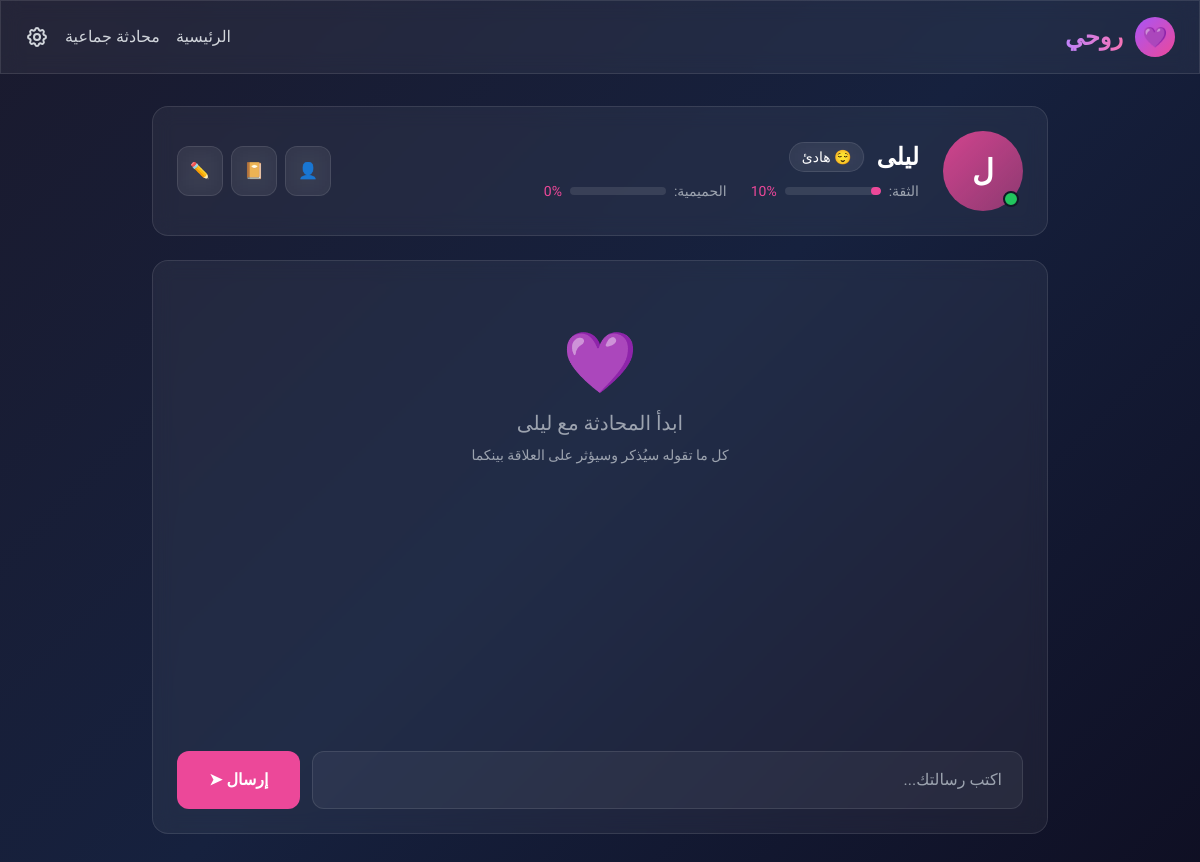
Page /chat/layla on the committed database.
### tables this page shows
CREATE TABLE characters (
        id TEXT PRIMARY KEY,
        name TEXT NOT NULL,
        age INTEGER,
        gender TEXT,
        avatar_color TEXT DEFAULT '#8B5CF6',
        personality_openness REAL DEFAULT 0.5,
        personality_conscientiousness REAL DEFAULT 0.5,
        personality_extraversion REAL DEFAULT 0.5,
        personality_agreeableness REAL DEFAULT 0.5,
        personality_neuroticism REAL DEFAULT 0.5,
        communication_style TEXT DEFAULT 'balanced',
        speaking_tone TEXT DEFAULT 'friendly',
        humor_level REAL DEFAULT 0.5,
        deep_fears TEXT DEFAULT '[]',
        hidden_dreams TEXT DEFAULT '[]',
        past_wounds TEXT DEFAULT '[]',
        core_values TEXT DEFAULT '[]',
        breaking_point TEXT DEFAULT '',
        locked_secrets TEXT DEFAULT '[]',
        backstory TEXT DEFAULT '',
        current_mood TEXT DEFAULT 'neutral',
        mood_intensity REAL DEFAULT 0.5,
        trust_level REAL DEFAULT 0.1,
        intimacy_level REAL DEFAULT 0.0,
        total_messages INTEGER DEFAULT 0,
        created_at TIMESTAMP DEFAULT CURRENT_TIMESTAMP,
        last_interaction TIMESTAMP
    );

### app.py (the view)
@app.route('/chat/<char_id>')
def chat_page(char_id):
    db = get_db()
    c = db.cursor()
    c.execute('SELECT * FROM characters WHERE id = ?', (char_id,))
    character = c.fetchone()
    if not character:
        return "شخصية غير موجودة", 404
    c.execute('SELECT * FROM messages WHERE character_id = ? ORDER BY created_at', (char_id,))
    messages = [dict(row) for row in c.fetchall()]
    return render_template('chat.html', character=dict(character), messages=messages)

### app.py (called while the page is built)
def get_db():
    db = getattr(g, '_database', None)
    if db is None:
        db = g._database = sqlite3.connect(DATABASE)
        db.row_factory = sqlite3.Row
    return db

@app.teardown_appcontext
def close_connection(exception):
    db = getattr(g, '_database', None)
    if db is not None:
        db.close()

### templates/chat.html (shortened to what this page needs)
{% extends "base.html" %}
{% block content %}
<div class="max-w-4xl mx-auto">
    <div class="glass rounded-2xl p-6 mb-6">
        <div class="flex items-center gap-6">
            <div class="w-20 h-20 rounded-full flex items-center justify-center text-3xl font-bold relative shrink-0"
                 style="background: linear-gradient(135deg, {{ character.avatar_color }}dd, {{ character.avatar_color }}88);">
                {{ character.name[0] }}
                <span class="absolute bottom-1 right-1 w-4 h-4 bg-green-500 rounded-full border-2 border-gray-900"></span>
            </div>
            <div class="flex-1">
                <div class="flex items-center gap-3 mb-2">
                    <h1 class="text-2xl font-bold">{{ character.name }}</h1>
                    <span class="glass px-3 py-1 rounded-full text-sm" id="mood-badge">
                        {% if character.current_mood == 'happy' %}😊 سعيد
                        {% elif character.current_mood == 'sad' %}😢 حزين
                        {% elif character.current_mood == 'thoughtful' %}🤔 متأمل
                        {% elif character.current_mood == 'playful' %}😜 مرح
                        {% elif character.current_mood == 'anxious' %}😰 قلق
                        {% elif character.current_mood == 'dreamy' %}✨ حالم
                        {% elif character.current_mood == 'contemplative' %}💭 تأملي
                        {% elif character.current_mood == 'melancholic' %}🌧️ كئيب
                        {% else %}😌 هادئ{% endif %}
                    </span>
                </div>
                <div class="flex gap-6">
                    <div class="flex items-center gap-2">
                        <span class="text-gray-400 text-sm">الثقة:</span>
                        <div class="w-24 h-2 bg-white/10 rounded-full overflow-hidden">
                            <div id="trust-bar" class="h-full rounded-full transition-all duration-500"
                                 style="width: {{ character.trust_level * 100 }}%; background: {{ character.avatar_color }};"></div>
                        </div>
                        <span id="trust-value" class="text-sm" style="color: {{ character.avatar_color }}">{{ (character.trust_level * 100)|int }}%</span>
                    </div>
                    <div class="flex items-center gap-2">
                        <span class="text-gray-400 text-sm">الحميمية:</span>
                        <div class="w-24 h-2 bg-white/10 rounded-full overflow-hidden">
                        </div>
                        <span id="intimacy-value" class="text-sm" style="color: {{ character.avatar_color }}">{{ (character.intimacy_level * 100)|int }}%</span>
                    </div>
                </div>
            </div>
            <div class="flex gap-2">
                <a href="/character/{{ character.id }}" class="glass p-3 rounded-xl hover:bg-white/10 transition" title="الملف الشخصي">
                    👤
                </a>
                <a href="/diary/{{ character.id }}" class="glass p-3 rounded-xl hover:bg-white/10 transition" title="اليوميات">
                    📔
                </a>
                <a href="/edit/{{ character.id }}" class="glass p-3 rounded-xl hover:bg-white/10 transition" title="تعديل">
                    ✏️
                </a>
            </div>
        </div>
    </div>
    <div class="glass rounded-2xl p-6 mb-6">
        <div id="messages" class="messages-container overflow-y-auto space-y-4 mb-4 scroll-smooth">
            {% if not messages %}
            <div class="text-center text-gray-400 py-12">
                <div class="text-6xl mb-4">💜</div>
                <p class="text-xl mb-2">ابدأ المحادثة مع {{ character.name }}</p>
                <p class="text-sm">كل ما تقوله سيُذكر وسيؤثر على العلاقة بينكما</p>
            </div>
            {% endif %}
        </div>
        <form id="chat-form" class="flex gap-3">
            <input type="text"
                   id="message-input"
                   placeholder="اكتب رسالتك..."
                   class="flex-1 bg-white/5 border border-white/10 rounded-xl px-5 py-4 focus:outline-none focus:border-purple-500 transition"
                   autocomplete="off">
            <button type="submit"
                    class="px-8 py-4 rounded-xl font-bold transition-all hover:scale-105 disabled:opacity-50 disabled:hover:scale-100"
                    style="background: {{ character.avatar_color }};"
                    id="send-btn">
                إرسال ➤
            </button>
        </form>
    </div>
</div>
{% endblock %}

### templates/base.html (style rules this page uses)
* { font-family: 'Tajawal', sans-serif; }
body { background: linear-gradient(135deg, #1a1a2e 0%, #16213e 50%, #0f0f23 100%); min-height: 100vh; }
.glass { background: rgba(255, 255, 255, 0.05); backdrop-filter: blur(10px); border: 1px solid rgba(255, 255, 255, 0.1); }

### templates/chat.html (style rules this page uses)
.messages-container { height: calc(100vh - 350px); min-height: 400px; }

### rows in the picture
characters: name "ل", name "ليلى", (character.trust_level*100)|int "10", (character.intimacy_level*100)|int "0"
